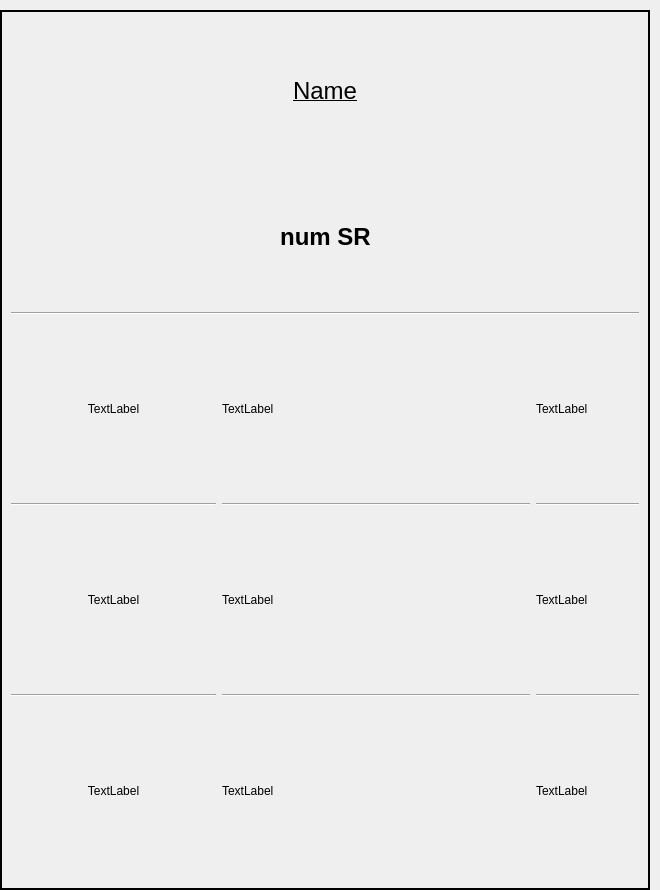
<?xml version="1.0" encoding="UTF-8"?>
<ui version="4.0">
 <class>QFP_StrategyCard</class>
 <widget class="QDialog" name="QFP_StrategyCard">
  <property name="geometry">
   <rect>
    <x>0</x>
    <y>0</y>
    <width>660</width>
    <height>890</height>
   </rect>
  </property>
  <property name="windowTitle">
   <string>QFP_StrategyCard</string>
  </property>
  <widget class="QFrame" name="frame">
   <property name="geometry">
    <rect>
     <x>0</x>
     <y>10</y>
     <width>650</width>
     <height>880</height>
    </rect>
   </property>
   <property name="frameShape">
    <enum>QFrame::Box</enum>
   </property>
   <property name="frameShadow">
    <enum>QFrame::Plain</enum>
   </property>
   <property name="lineWidth">
    <number>2</number>
   </property>
   <layout class="QGridLayout" name="gridLayout_2">
    <item row="0" column="0">
     <layout class="QVBoxLayout" name="verticalLayout" stretch="1,1,0,4">
      <item>
       <layout class="QHBoxLayout" name="horizontalLayout_2">
        <item>
         <spacer name="horizontalSpacer">
          <property name="orientation">
           <enum>Qt::Horizontal</enum>
          </property>
          <property name="sizeHint" stdset="0">
           <size>
            <width>40</width>
            <height>20</height>
           </size>
          </property>
         </spacer>
        </item>
        <item>
         <widget class="QLabel" name="nameLabel">
          <property name="font">
           <font>
            <pointsize>18</pointsize>
            <bold>false</bold>
            <underline>true</underline>
           </font>
          </property>
          <property name="text">
           <string>Name</string>
          </property>
         </widget>
        </item>
        <item>
         <spacer name="horizontalSpacer_2">
          <property name="orientation">
           <enum>Qt::Horizontal</enum>
          </property>
          <property name="sizeHint" stdset="0">
           <size>
            <width>40</width>
            <height>20</height>
           </size>
          </property>
         </spacer>
        </item>
       </layout>
      </item>
      <item>
       <layout class="QHBoxLayout" name="horizontalLayout">
        <item>
         <spacer name="horizontalSpacer_3">
          <property name="orientation">
           <enum>Qt::Horizontal</enum>
          </property>
          <property name="sizeHint" stdset="0">
           <size>
            <width>40</width>
            <height>20</height>
           </size>
          </property>
         </spacer>
        </item>
        <item>
         <widget class="QLabel" name="srLabel">
          <property name="font">
           <font>
            <pointsize>18</pointsize>
            <bold>true</bold>
           </font>
          </property>
          <property name="text">
           <string>num</string>
          </property>
          <property name="alignment">
           <set>Qt::AlignCenter</set>
          </property>
         </widget>
        </item>
        <item>
         <widget class="QLabel" name="label_2">
          <property name="font">
           <font>
            <pointsize>18</pointsize>
            <bold>true</bold>
           </font>
          </property>
          <property name="text">
           <string>SR</string>
          </property>
          <property name="alignment">
           <set>Qt::AlignCenter</set>
          </property>
         </widget>
        </item>
        <item>
         <spacer name="horizontalSpacer_4">
          <property name="orientation">
           <enum>Qt::Horizontal</enum>
          </property>
          <property name="sizeHint" stdset="0">
           <size>
            <width>40</width>
            <height>20</height>
           </size>
          </property>
         </spacer>
        </item>
       </layout>
      </item>
      <item>
       <widget class="Line" name="line_7">
        <property name="orientation">
         <enum>Qt::Horizontal</enum>
        </property>
       </widget>
      </item>
      <item>
       <layout class="QGridLayout" name="gridLayout" columnstretch="2,3,1">
        <item row="0" column="1">
         <widget class="QLabel" name="g1NameLabel">
          <property name="text">
           <string>TextLabel</string>
          </property>
          <property name="alignment">
           <set>Qt::AlignLeading|Qt::AlignLeft|Qt::AlignVCenter</set>
          </property>
         </widget>
        </item>
        <item row="1" column="1">
         <widget class="Line" name="line">
          <property name="orientation">
           <enum>Qt::Horizontal</enum>
          </property>
         </widget>
        </item>
        <item row="4" column="1">
         <widget class="QLabel" name="g3NameLabel">
          <property name="text">
           <string>TextLabel</string>
          </property>
          <property name="alignment">
           <set>Qt::AlignLeading|Qt::AlignLeft|Qt::AlignVCenter</set>
          </property>
         </widget>
        </item>
        <item row="2" column="1">
         <widget class="QLabel" name="g2NameLabel">
          <property name="text">
           <string>TextLabel</string>
          </property>
          <property name="alignment">
           <set>Qt::AlignLeading|Qt::AlignLeft|Qt::AlignVCenter</set>
          </property>
         </widget>
        </item>
        <item row="0" column="0">
         <widget class="QLabel" name="g1NumLabel">
          <property name="text">
           <string>TextLabel</string>
          </property>
          <property name="alignment">
           <set>Qt::AlignCenter</set>
          </property>
         </widget>
        </item>
        <item row="0" column="2">
         <widget class="QLabel" name="g1AdmiralLabel">
          <property name="text">
           <string>TextLabel</string>
          </property>
         </widget>
        </item>
        <item row="2" column="0">
         <widget class="QLabel" name="g2NumLabel">
          <property name="text">
           <string>TextLabel</string>
          </property>
          <property name="alignment">
           <set>Qt::AlignCenter</set>
          </property>
         </widget>
        </item>
        <item row="2" column="2">
         <widget class="QLabel" name="g2AdmiralLabel">
          <property name="text">
           <string>TextLabel</string>
          </property>
         </widget>
        </item>
        <item row="4" column="0">
         <widget class="QLabel" name="g3NumLabel">
          <property name="text">
           <string>TextLabel</string>
          </property>
          <property name="alignment">
           <set>Qt::AlignCenter</set>
          </property>
         </widget>
        </item>
        <item row="4" column="2">
         <widget class="QLabel" name="g3AdmiralLabel">
          <property name="text">
           <string>TextLabel</string>
          </property>
         </widget>
        </item>
        <item row="3" column="1">
         <widget class="Line" name="line_2">
          <property name="orientation">
           <enum>Qt::Horizontal</enum>
          </property>
         </widget>
        </item>
        <item row="3" column="0">
         <widget class="Line" name="line_3">
          <property name="orientation">
           <enum>Qt::Horizontal</enum>
          </property>
         </widget>
        </item>
        <item row="3" column="2">
         <widget class="Line" name="line_4">
          <property name="orientation">
           <enum>Qt::Horizontal</enum>
          </property>
         </widget>
        </item>
        <item row="1" column="0">
         <widget class="Line" name="line_5">
          <property name="orientation">
           <enum>Qt::Horizontal</enum>
          </property>
         </widget>
        </item>
        <item row="1" column="2">
         <widget class="Line" name="line_6">
          <property name="orientation">
           <enum>Qt::Horizontal</enum>
          </property>
         </widget>
        </item>
       </layout>
      </item>
     </layout>
    </item>
   </layout>
  </widget>
 </widget>
 <resources/>
 <connections/>
</ui>
